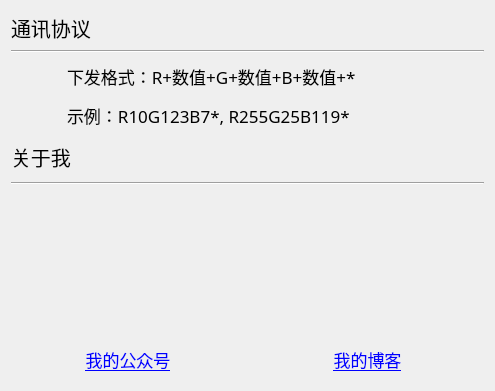
<?xml version="1.0" encoding="UTF-8"?>
<ui version="4.0">
 <class>about</class>
 <widget class="QDialog" name="about">
  <property name="geometry">
   <rect>
    <x>0</x>
    <y>0</y>
    <width>495</width>
    <height>391</height>
   </rect>
  </property>
  <property name="windowTitle">
   <string>Dialog</string>
  </property>
  <layout class="QVBoxLayout" name="verticalLayout_6" stretch="4,8">
   <item>
    <layout class="QVBoxLayout" name="verticalLayout_2" stretch="4,0,9">
     <item>
      <widget class="QLabel" name="label_6">
       <property name="font">
        <font>
         <family>黑体</family>
         <pointsize>15</pointsize>
        </font>
       </property>
       <property name="text">
        <string>通讯协议</string>
       </property>
       <property name="wordWrap">
        <bool>true</bool>
       </property>
      </widget>
     </item>
     <item>
      <widget class="Line" name="line_4">
       <property name="orientation">
        <enum>Qt::Horizontal</enum>
       </property>
      </widget>
     </item>
     <item>
      <layout class="QHBoxLayout" name="horizontalLayout" stretch="4,30">
       <item>
        <spacer name="horizontalSpacer">
         <property name="orientation">
          <enum>Qt::Horizontal</enum>
         </property>
         <property name="sizeHint" stdset="0">
          <size>
           <width>40</width>
           <height>20</height>
          </size>
         </property>
        </spacer>
       </item>
       <item>
        <layout class="QVBoxLayout" name="verticalLayout">
         <item>
          <widget class="QLabel" name="label_4">
           <property name="font">
            <font>
             <family>黑体</family>
             <pointsize>13</pointsize>
            </font>
           </property>
           <property name="styleSheet">
            <string notr="true"/>
           </property>
           <property name="text">
            <string>下发格式：R+数值+G+数值+B+数值+*</string>
           </property>
          </widget>
         </item>
         <item>
          <widget class="QLabel" name="label_8">
           <property name="font">
            <font>
             <family>黑体</family>
             <pointsize>13</pointsize>
            </font>
           </property>
           <property name="styleSheet">
            <string notr="true"/>
           </property>
           <property name="text">
            <string>示例：R10G123B7*, R255G25B119*</string>
           </property>
           <property name="alignment">
            <set>Qt::AlignLeading|Qt::AlignLeft|Qt::AlignVCenter</set>
           </property>
          </widget>
         </item>
        </layout>
       </item>
      </layout>
     </item>
    </layout>
   </item>
   <item>
    <layout class="QVBoxLayout" name="verticalLayout_5" stretch="1,0,5">
     <item>
      <widget class="QLabel" name="label">
       <property name="maximumSize">
        <size>
         <width>613</width>
         <height>461</height>
        </size>
       </property>
       <property name="font">
        <font>
         <family>黑体</family>
         <pointsize>15</pointsize>
        </font>
       </property>
       <property name="text">
        <string>关于我</string>
       </property>
      </widget>
     </item>
     <item>
      <widget class="Line" name="line_3">
       <property name="orientation">
        <enum>Qt::Horizontal</enum>
       </property>
      </widget>
     </item>
     <item>
      <layout class="QHBoxLayout" name="horizontalLayout_2">
       <item>
        <layout class="QVBoxLayout" name="verticalLayout_3" stretch="7,2">
         <item>
          <widget class="QLabel" name="lbe_sub">
           <property name="styleSheet">
            <string notr="true">image: url(:/QRCode/my_sub.jpg);</string>
           </property>
           <property name="text">
            <string/>
           </property>
           <property name="alignment">
            <set>Qt::AlignLeading|Qt::AlignLeft|Qt::AlignVCenter</set>
           </property>
          </widget>
         </item>
         <item>
          <widget class="QLabel" name="label_3">
           <property name="font">
            <font>
             <family>黑体</family>
             <pointsize>13</pointsize>
            </font>
           </property>
           <property name="text">
            <string>&lt;html&gt;&lt;head/&gt;&lt;body&gt;&lt;p&gt;&lt;a href=&quot;https://mp.weixin.qq.com/s/tFVO6CaXZEKRKgVtT5bSMg&quot;&gt;&lt;span style=&quot; text-decoration: underline; color:#0000ff;&quot;&gt;我的公众号&lt;/span&gt;&lt;/a&gt;&lt;/p&gt;&lt;/body&gt;&lt;/html&gt;</string>
           </property>
           <property name="alignment">
            <set>Qt::AlignCenter</set>
           </property>
           <property name="openExternalLinks">
            <bool>true</bool>
           </property>
          </widget>
         </item>
        </layout>
       </item>
       <item>
        <layout class="QVBoxLayout" name="verticalLayout_4" stretch="7,2">
         <item>
          <widget class="QLabel" name="lbe_sub_2">
           <property name="styleSheet">
            <string notr="true">image: url(:/QRCode/my_blog.jpg);</string>
           </property>
           <property name="text">
            <string/>
           </property>
          </widget>
         </item>
         <item>
          <widget class="QLabel" name="label_9">
           <property name="font">
            <font>
             <family>黑体</family>
             <pointsize>13</pointsize>
            </font>
           </property>
           <property name="text">
            <string>&lt;html&gt;&lt;head/&gt;&lt;body&gt;&lt;p&gt;&lt;a href=&quot;http://www.wangchaochao.top/2019/04/06/uFun-7/&quot;&gt;&lt;span style=&quot; text-decoration: underline; color:#0000ff;&quot;&gt;我的博客&lt;/span&gt;&lt;/a&gt;&lt;/p&gt;&lt;/body&gt;&lt;/html&gt;</string>
           </property>
           <property name="alignment">
            <set>Qt::AlignCenter</set>
           </property>
           <property name="openExternalLinks">
            <bool>true</bool>
           </property>
          </widget>
         </item>
        </layout>
       </item>
      </layout>
     </item>
    </layout>
   </item>
  </layout>
 </widget>
 <resources/>
 <connections/>
</ui>
